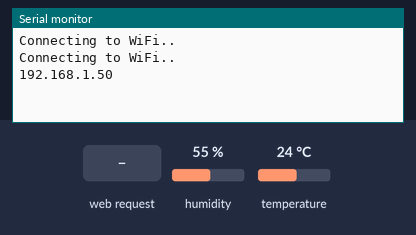
Recording of a sketch running on a simulated ESP32. On the bench: the last lines printed to the serial monitor. The inputs (shaded band) are chosen by the test bench; at power-on: humidity 55 %, temperature 24 °C. WiFi joins after 1.5 s; servers stay silent unless stated.

Above: at 3.2 s.
3.3 s: HTTP request GET /temperature received
At 4.4 s:
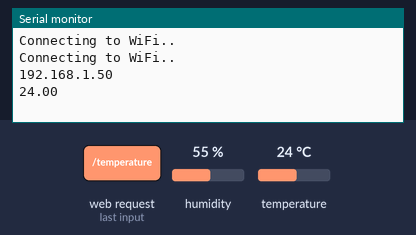
4.8 s: HTTP request GET /humidity received
At 5.9 s:
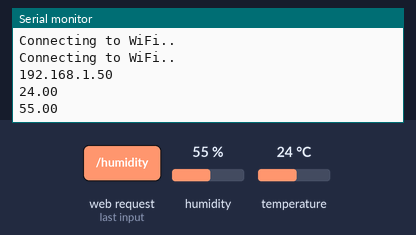

Measured:
- after the input at 3.3 s, the serial monitor: prints a new line at once (image 1)
- after the input at 4.8 s, the serial monitor: prints a new line at once (image 2)

The sketch:

sketch_jan2a.ino
```cpp
#include "WiFi.h"
#include "ESPAsyncWebServer.h"
#include <Adafruit_Sensor.h>
#include <DHT.h>

// Credenciales de la red WiFi
const char* ssid = "CELERITY_CABRERA";
const char* password = "teEze2022*";

// Pin de datos del sensor DHT y tipo de sensor
#define DHTPIN 27
#define DHTTYPE    DHT11
DHT dht(DHTPIN, DHTTYPE);

// Inicialización del servidor web en el puerto 80
AsyncWebServer server(80);

// Función para leer la temperatura del sensor DHT
String readDHTTemperature() {
  float t = dht.readTemperature();
  if (isnan(t)) {
    Serial.println("Failed to read from DHT sensor!");
    return "--";
  }
  else {
    Serial.println(t);
    return String(t);
  }
}

// Función para leer la humedad del sensor DHT
String readDHTHumidity() {
  float h = dht.readHumidity();
  if (isnan(h)) {
    Serial.println("Failed to read from DHT sensor!");
    return "--";
  }
  else {
    Serial.println(h);
    return String(h);
  }
}

// Contenido de la página web
const char index_html[] PROGMEM = R"rawliteral(
  <!DOCTYPE HTML><html>
  <head>
    <meta name="viewport" content="width=device-width, initial-scale=1">
    <style>
      html {
      font-family: Arial;
      display: inline-block;
      margin: 0px auto;
      text-align: center;
      background-color: #fcf0ff;
      }
      h2 {
        font-size: 3.0rem;
        color: rgb(0, 0, 0);
      }
      h3 {
        font-size: 2.0rem;
        color: #312431;
      }
      p {
        font-size: 3.0rem;
      }
      .units {
        font-size: 1.2rem;
      }
      .dht-labels{
        font-size: 1.5rem;
        vertical-align:middle;
        padding-bottom: 15px;
      }
    </style>
  </head>
  <body>
    <h2>CONTROL DE TEMPERATURA Y HUMEDAD</h2>
    <h3>DHT11, Web Asincrona</h3>
    <p>
      <svg xmlns="http://www.w3.org/2000/svg" height="40" width="34" viewBox="0 0 512 512"><!--!Font Awesome Free 6.5.1 by @fontawesome - https://fontawesome.com License - https://fontawesome.com/license/free Copyright 2024 Fonticons, Inc.--><path d="M160 64c-26.5 0-48 21.5-48 48V276.5c0 17.3-7.1 31.9-15.3 42.5C86.2 332.6 80 349.5 80 368c0 44.2 35.8 80 80 80s80-35.8 80-80c0-18.5-6.2-35.4-16.7-48.9c-8.2-10.6-15.3-25.2-15.3-42.5V112c0-26.5-21.5-48-48-48zM48 112C48 50.2 98.1 0 160 0s112 50.1 112 112V276.5c0 .1 .1 .3 .2 .6c.2 .6 .8 1.6 1.7 2.8c18.9 24.4 30.1 55 30.1 88.1c0 79.5-64.5 144-144 144S16 447.5 16 368c0-33.2 11.2-63.8 30.1-88.1c.9-1.2 1.5-2.2 1.7-2.8c.1-.3 .2-.5 .2-.6V112zM208 368c0 26.5-21.5 48-48 48s-48-21.5-48-48c0-20.9 13.4-38.7 32-45.3V144c0-8.8 7.2-16 16-16s16 7.2 16 16V322.7c18.6 6.6 32 24.4 32 45.3z"/></svg>
      <span class="dht-labels">Temperature</span>
      <span id="temperature">%TEMPERATURE%</span>
      <sup class="units">&deg;C</sup>
      <svg id="hotAlert" xmlns="http://www.w3.org/2000/svg" height="40" width="34" viewBox="0 0 512 512" style="fill: red;"><!--!Font Awesome Free 6.5.1 by @fontawesome - https://fontawesome.com License - https://fontawesome.com/license/free Copyright 2024 Fonticons, Inc.--><path d="M256 512A256 256 0 1 0 256 0a256 256 0 1 0 0 512zm0-384c13.3 0 24 10.7 24 24V264c0 13.3-10.7 24-24 24s-24-10.7-24-24V152c0-13.3 10.7-24 24-24zM224 352a32 32 0 1 1 64 0 32 32 0 1 1 -64 0z"/></svg>
      <svg id="coldAlert" xmlns="http://www.w3.org/2000/svg" height="40" width="34" viewBox="0 0 512 512" style="fill: blue;"><!--!Font Awesome Free 6.5.1 by @fontawesome - https://fontawesome.com License - https://fontawesome.com/license/free Copyright 2024 Fonticons, Inc.--><path d="M256 512A256 256 0 1 0 256 0a256 256 0 1 0 0 512zm0-384c13.3 0 24 10.7 24 24V264c0 13.3-10.7 24-24 24s-24-10.7-24-24V152c0-13.3 10.7-24 24-24zM224 352a32 32 0 1 1 64 0 32 32 0 1 1 -64 0z"/></svg>
    </p>
    <p>
      <svg xmlns="http://www.w3.org/2000/svg" height="40" width="34" viewBox="0 0 512 512"><!--!Font Awesome Free 6.5.1 by @fontawesome - https://fontawesome.com License - https://fontawesome.com/license/free Copyright 2024 Fonticons, Inc.--><path d="M96 320c-53 0-96-43-96-96c0-42.5 27.6-78.6 65.9-91.2C64.7 126.1 64 119.1 64 112C64 50.1 114.1 0 176 0c43.1 0 80.5 24.3 99.2 60c14.7-17.1 36.5-28 60.8-28c44.2 0 80 35.8 80 80c0 5.5-.6 10.8-1.6 16c.5 0 1.1 0 1.6 0c53 0 96 43 96 96s-43 96-96 96H96zm-6.8 52c1.3-2.5 3.9-4 6.8-4s5.4 1.5 6.8 4l35.1 64.6c4.1 7.5 6.2 15.8 6.2 24.3v3c0 26.5-21.5 48-48 48s-48-21.5-48-48v-3c0-8.5 2.1-16.9 6.2-24.3L89.2 372zm160 0c1.3-2.5 3.9-4 6.8-4s5.4 1.5 6.8 4l35.1 64.6c4.1 7.5 6.2 15.8 6.2 24.3v3c0 26.5-21.5 48-48 48s-48-21.5-48-48v-3c0-8.5 2.1-16.9 6.2-24.3L249.2 372zm124.9 64.6L409.2 372c1.3-2.5 3.9-4 6.8-4s5.4 1.5 6.8 4l35.1 64.6c4.1 7.5 6.2 15.8 6.2 24.3v3c0 26.5-21.5 48-48 48s-48-21.5-48-48v-3c0-8.5 2.1-16.9 6.2-24.3z"/></svg>
      <span class="dht-labels">Humidity</span>
      <span id="humidity">%HUMIDITY%</span>
      <sup class="units">&percnt;</sup>
      <svg id="dryAlert" xmlns="http://www.w3.org/2000/svg" height="40" width="34" viewBox="0 0 512 512" style="fill: yellow;"><!--!Font Awesome Free 6.5.1 by @fontawesome - https://fontawesome.com License - https://fontawesome.com/license/free Copyright 2024 Fonticons, Inc.--><path d="M375.7 19.7c-1.5-8-6.9-14.7-14.4-17.8s-16.1-2.2-22.8 2.4L256 61.1 173.5 4.2c-6.7-4.6-15.3-5.5-22.8-2.4s-12.9 9.8-14.4 17.8l-18.1 98.5L19.7 136.3c-8 1.5-14.7 6.9-17.8 14.4s-2.2 16.1 2.4 22.8L61.1 256 4.2 338.5c-4.6 6.7-5.5 15.3-2.4 22.8s9.8 13 17.8 14.4l98.5 18.1 18.1 98.5c1.5 8 6.9 14.7 14.4 17.8s16.1 2.2 22.8-2.4L256 450.9l82.5 56.9c6.7 4.6 15.3 5.5 22.8 2.4s12.9-9.8 14.4-17.8l18.1-98.5 98.5-18.1c8-1.5 14.7-6.9 17.8-14.4s2.2-16.1-2.4-22.8L450.9 256l56.9-82.5c4.6-6.7 5.5-15.3 2.4-22.8s-9.8-12.9-17.8-14.4l-98.5-18.1L375.7 19.7zM269.6 110l65.6-45.2 14.4 78.3c1.8 9.8 9.5 17.5 19.3 19.3l78.3 14.4L402 242.4c-5.7 8.2-5.7 19 0 27.2l45.2 65.6-78.3 14.4c-9.8 1.8-17.5 9.5-19.3 19.3l-14.4 78.3L269.6 402c-8.2-5.7-19-5.7-27.2 0l-65.6 45.2-14.4-78.3c-1.8-9.8-9.5-17.5-19.3-19.3L64.8 335.2 110 269.6c5.7-8.2 5.7-19 0-27.2L64.8 176.8l78.3-14.4c9.8-1.8 17.5-9.5 19.3-19.3l14.4-78.3L242.4 110c8.2 5.7 19 5.7 27.2 0zM256 368a112 112 0 1 0 0-224 112 112 0 1 0 0 224zM192 256a64 64 0 1 1 128 0 64 64 0 1 1 -128 0z"/></svg>
      <svg id="humidAlert" xmlns="http://www.w3.org/2000/svg" height="40" width="34" viewBox="0 0 512 512" style="fill: blue;"><!--!Font Awesome Free 6.5.1 by @fontawesome - https://fontawesome.com License - https://fontawesome.com/license/free Copyright 2024 Fonticons, Inc.--><path d="M0 336c0 79.5 64.5 144 144 144H512c70.7 0 128-57.3 128-128c0-61.9-44-113.6-102.4-125.4c4.1-10.7 6.4-22.4 6.4-34.6c0-53-43-96-96-96c-19.7 0-38.1 6-53.3 16.2C367 64.2 315.3 32 256 32C167.6 32 96 103.6 96 192c0 2.7 .1 5.4 .2 8.1C40.2 219.8 0 273.2 0 336z"/></svg>
    </p>
  </body>

  <script>
  // Función que se ejecuta cada 1000 ms para obtener la temperatura
  setInterval(function ( ) {
    var xhttp = new XMLHttpRequest();
    xhttp.onreadystatechange = function() {
      if (this.readyState == 4 && this.status == 200) {
        document.getElementById("temperature").innerHTML = this.responseText;
        var temperature = parseFloat(this.responseText);
        // Mostrar el icono de temperatura alta si supera los 22 grados
        if (temperature > 23) {
          document.getElementById("hotAlert").style.display = "inline-block";
        } else {
          document.getElementById("hotAlert").style.display = "none";
        }
        if (temperature < 22) {
          document.getElementById("coldAlert").style.display = "inline-block";
        } else {
          document.getElementById("coldAlert").style.display = "none";
        }
      }
    };
    xhttp.open("GET", "/temperature", true); // Establece la solicitud GET a la ruta /temperature
    xhttp.send(); // Envía la solicitud
  }, 1000 ) ;

  // Función que se ejecuta cada 1000 ms para obtener la humedad
  setInterval(function ( ) {
    var xhttp = new XMLHttpRequest();
    xhttp.onreadystatechange = function() {
      if (this.readyState == 4 && this.status == 200) {
        document.getElementById("humidity").innerHTML = this.responseText;
        var humidity = parseFloat(this.responseText);

        // Mostrar el icono de humedad alta si es mayor a 60
        if (humidity > 60) {
          document.getElementById("humidAlert").style.display = "inline-block";
        } else {
          document.getElementById("humidAlert").style.display = "none";
        }

        // Mostrar el icono de humedad baja si es menor a 30
        if (humidity < 30) {
          document.getElementById("dryAlert").style.display = "inline-block";
        } else {
          document.getElementById("dryAlert").style.display = "none";
        }
      }
    };
    xhttp.open("GET", "/humidity", true); // Establece la solicitud GET a la ruta /humidity
    xhttp.send();// Envía la solicitud
  }, 1000 ) ;
  </script>
  <!--CREDITTOS A
https://randomnerdtutorials.com/esp32-dht11-dht22-temperature-humidity-sensor-arduino-ide/
https://www.mouser.com/datasheet/2/758/DHT11-Technical-Data-Sheet-Translated-Version-1143054.pdf
-->
</html>)rawliteral";

// Función que reemplaza los marcadores en la página web con los valores del sensor
String processor(const String& var){
  //Serial.println(var);
  if(var == "TEMPERATURE"){
    return readDHTTemperature();
  }
  else if(var == "HUMIDITY"){
    return readDHTHumidity();
  }
  return String();
}

void setup(){
  Serial.begin(115200); // Inicia la comunicación serial para debug

  dht.begin(); // Inicia el sensor DHT

  // Conexión a la red WiFi
  WiFi.begin(ssid, password);
  while (WiFi.status() != WL_CONNECTED) {
    delay(1000);
    Serial.println("Connecting to WiFi..");
  }

  // Imprime la IP local del ESP32
  Serial.println(WiFi.localIP());

  // Rutas para manejar las peticiones HTTP
  server.on("/", HTTP_GET, [](AsyncWebServerRequest *request){
    request->send_P(200, "text/html", index_html, processor);
  });
  server.on("/temperature", HTTP_GET, [](AsyncWebServerRequest *request){
    request->send_P(200, "text/plain", readDHTTemperature().c_str());
  });
  server.on("/humidity", HTTP_GET, [](AsyncWebServerRequest *request){
    request->send_P(200, "text/plain", readDHTHumidity().c_str());
  });

  // Inicia el servidor web
  server.begin();
}

void loop(){

}
```
